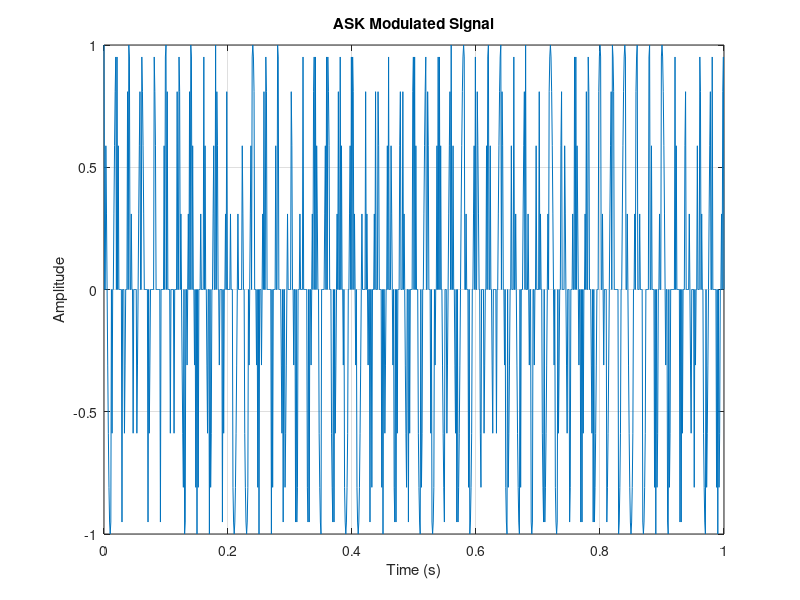
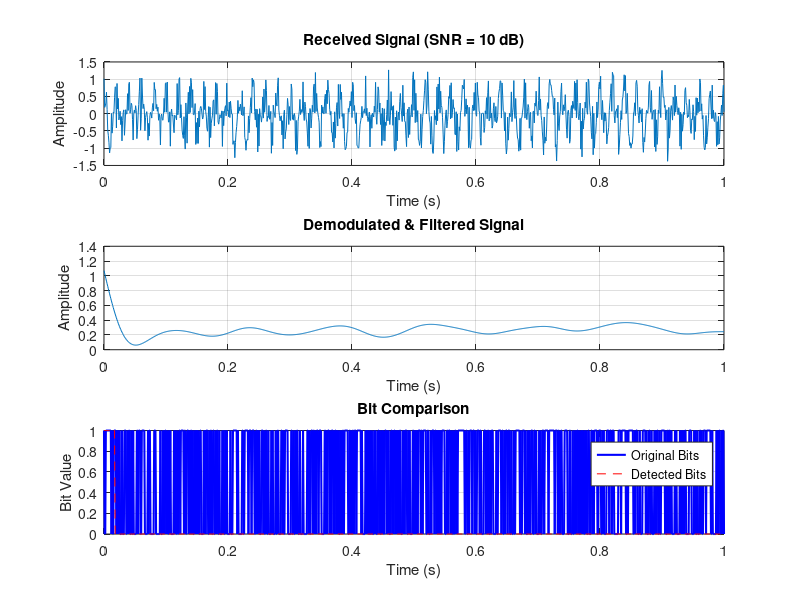
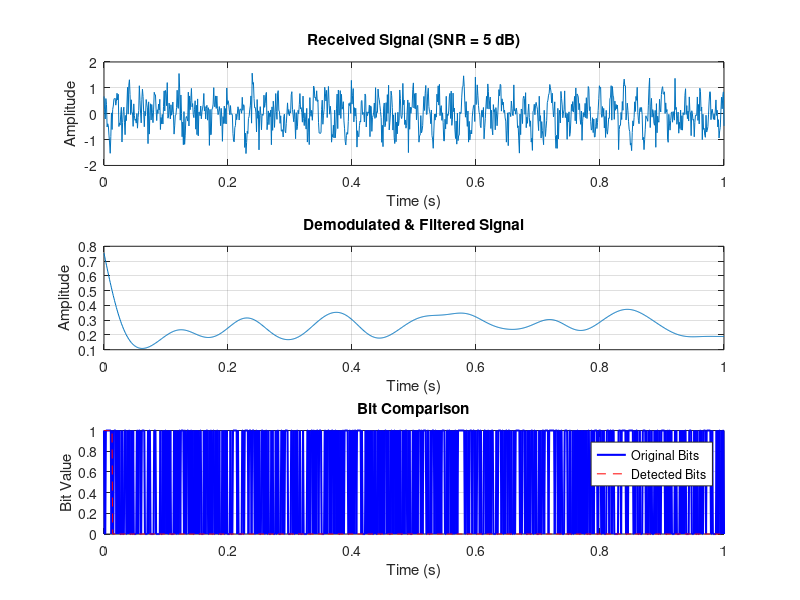
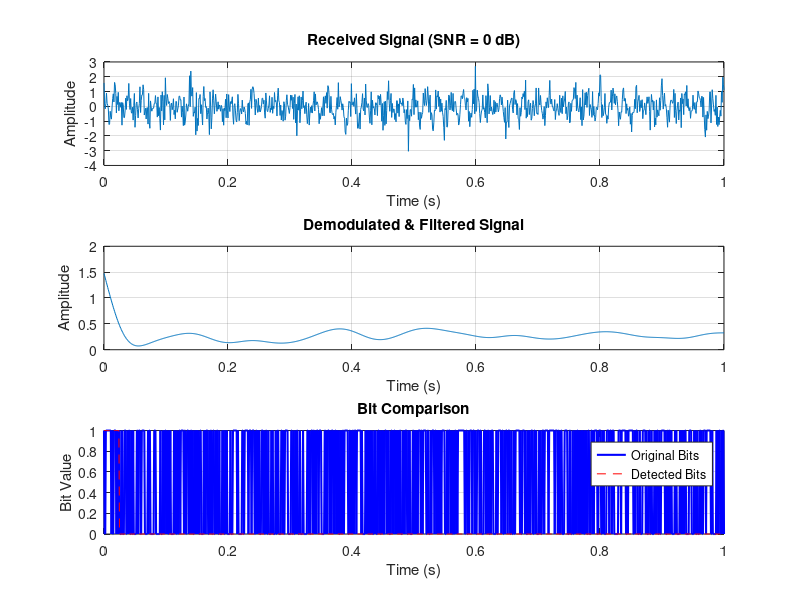

MATLAB code to generate these figures, in order:
%% Effect of SNR on ASK Communication System

clc;
clear;
close all;

%% Parameters
fs = 1000;              % Sampling frequency (Hz)
t = 0:1/fs:1;           % Time vector (1 sec)
f_c = 50;               % Carrier frequency (Hz)

SNR_values = [10 5 0 -5];   % SNR values in dB

%% Generate Binary Message Signal
message_signal = randi([0 1], 1, length(t));

%% Carrier Signal
carrier = cos(2*pi*f_c*t);

%% ASK Modulation (On-Off Keying)
modulated_signal = message_signal .* carrier;

%% Plot Original Modulated Signal
figure;
plot(t, modulated_signal);
title('ASK Modulated Signal');
xlabel('Time (s)');
ylabel('Amplitude');
grid on;

%% Loop Over Different SNR Values
for i = 1:length(SNR_values)
    
    SNR_dB = SNR_values(i);
    
    % Add Gaussian Noise
    received_signal = awgn(modulated_signal, SNR_dB, 'measured');
    
    % Coherent Demodulation
    demodulated = received_signal .* carrier;
    
    % Low-pass Filter Design
    cutoff_frequency = 10;      % Cutoff frequency (Hz)
    filter_order = 4;
    Wn = cutoff_frequency/(fs/2);
    [b,a] = butter(filter_order, Wn, 'low');
    
    filtered_signal = filtfilt(b,a,demodulated);
    
    % Decision Device (Threshold Detection)
    detected_bits = filtered_signal > 0.5;
    
    %% Plot Results
    figure;
    
    subplot(3,1,1);
    plot(t, received_signal);
    title(['Received Signal (SNR = ' num2str(SNR_dB) ' dB)']);
    xlabel('Time (s)');
    ylabel('Amplitude');
    grid on;
    
    subplot(3,1,2);
    plot(t, filtered_signal);
    title('Demodulated & Filtered Signal');
    xlabel('Time (s)');
    ylabel('Amplitude');
    grid on;
    
    subplot(3,1,3);
    plot(t, message_signal, 'b', 'LineWidth',1.5);
    hold on;
    plot(t, detected_bits, 'r--');
    legend('Original Bits','Detected Bits');
    title('Bit Comparison');
    xlabel('Time (s)');
    ylabel('Bit Value');
    grid on;
    
end

%% Optional: Bit Error Rate (BER) Calculation
for i = 1:length(SNR_values)
    received_signal = awgn(modulated_signal, SNR_values(i), 'measured');
    demodulated = received_signal .* carrier;
    filtered_signal = filtfilt(b,a,demodulated);
    detected_bits = filtered_signal > 0.5;
    
    BER = sum(abs(message_signal - detected_bits))/length(message_signal);
    fprintf('SNR = %d dB, BER = %.4f\n', SNR_values(i), BER);
end
